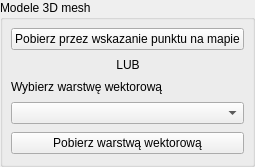
         <widget class="QgsCollapsibleGroupBox" name="mesh3d_groupBox">
          <property name="enabled">
           <bool>true</bool>
          </property>
          <property name="title">
           <string>Modele 3D mesh</string>
          </property>
          <property name="collapsed">
           <bool>true</bool>
          </property>
          <property name="saveCollapsedState">
           <bool>false</bool>
          </property>
          <layout class="QVBoxLayout" name="verticalLayout_21">
           <property name="leftMargin">
            <number>8</number>
           </property>
           <property name="topMargin">
            <number>8</number>
           </property>
           <property name="rightMargin">
            <number>8</number>
           </property>
           <property name="bottomMargin">
            <number>10</number>
           </property>
           <property name="spacing">
            <number>8</number>
           </property>
           <item>
            <widget class="QPushButton" name="mesh3d_capture_btn">
             <property name="text">
              <string>Pobierz przez wskazanie punktu na mapie</string>
             </property>
             <property name="cursor">
              <cursorShape>PointingHandCursor</cursorShape>
             </property>
             <property name="icon">
              <iconset>
               <normaloff>../images/pin.svg</normaloff>../images/pin.svg</iconset>
             </property>
             <property name="role" stdset="0">
              <string notr="true">primary</string>
             </property>
            </widget>
           </item>
           <item>
            <layout class="QHBoxLayout" name="horizontalLayout_or_mesh3d">
             <property name="spacing">
              <number>0</number>
             </property>
             <item>
              <widget class="QFrame" name="line_or_l_mesh3d">
               <property name="sizePolicy">
                <sizepolicy hsizetype="Expanding" vsizetype="Fixed">
                 <horstretch>1</horstretch>
                 <verstretch>0</verstretch>
                </sizepolicy>
               </property>
               <property name="frameShape">
                <enum>QFrame::NoFrame</enum>
               </property>
              </widget>
             </item>
             <item>
              <widget class="QLabel" name="label_63">
               <property name="text">
                <string>LUB</string>
               </property>
               <property name="alignment">
                <set>Qt::AlignCenter</set>
               </property>
               <property name="role" stdset="0">
                <string notr="true">divider</string>
               </property>
              </widget>
             </item>
             <item>
              <widget class="QFrame" name="line_or_r_mesh3d">
               <property name="sizePolicy">
                <sizepolicy hsizetype="Expanding" vsizetype="Fixed">
                 <horstretch>1</horstretch>
                 <verstretch>0</verstretch>
                </sizepolicy>
               </property>
               <property name="frameShape">
                <enum>QFrame::NoFrame</enum>
               </property>
              </widget>
             </item>
            </layout>
           </item>
           <item>
            <widget class="QLabel" name="label_64">
             <property name="text">
              <string>Wybierz warstwę wektorową</string>
             </property>
             <property name="role" stdset="0">
              <string notr="true">field-title</string>
             </property>
            </widget>
           </item>
           <item>
            <widget class="QgsMapLayerComboBox" name="mesh3d_mapLayerComboBox" />
           </item>
           <item>
            <widget class="QPushButton" name="mesh3d_fromLayer_btn">
             <property name="text">
              <string>Pobierz warstwą wektorową</string>
             </property>
             <property name="cursor">
              <cursorShape>PointingHandCursor</cursorShape>
             </property>
             <property name="icon">
              <iconset>
               <normaloff>../images/layers.svg</normaloff>../images/layers.svg</iconset>
             </property>
             <property name="role" stdset="0">
              <string notr="true">primary</string>
             </property>
            </widget>
           </item>
          </layout>
         </widget>
